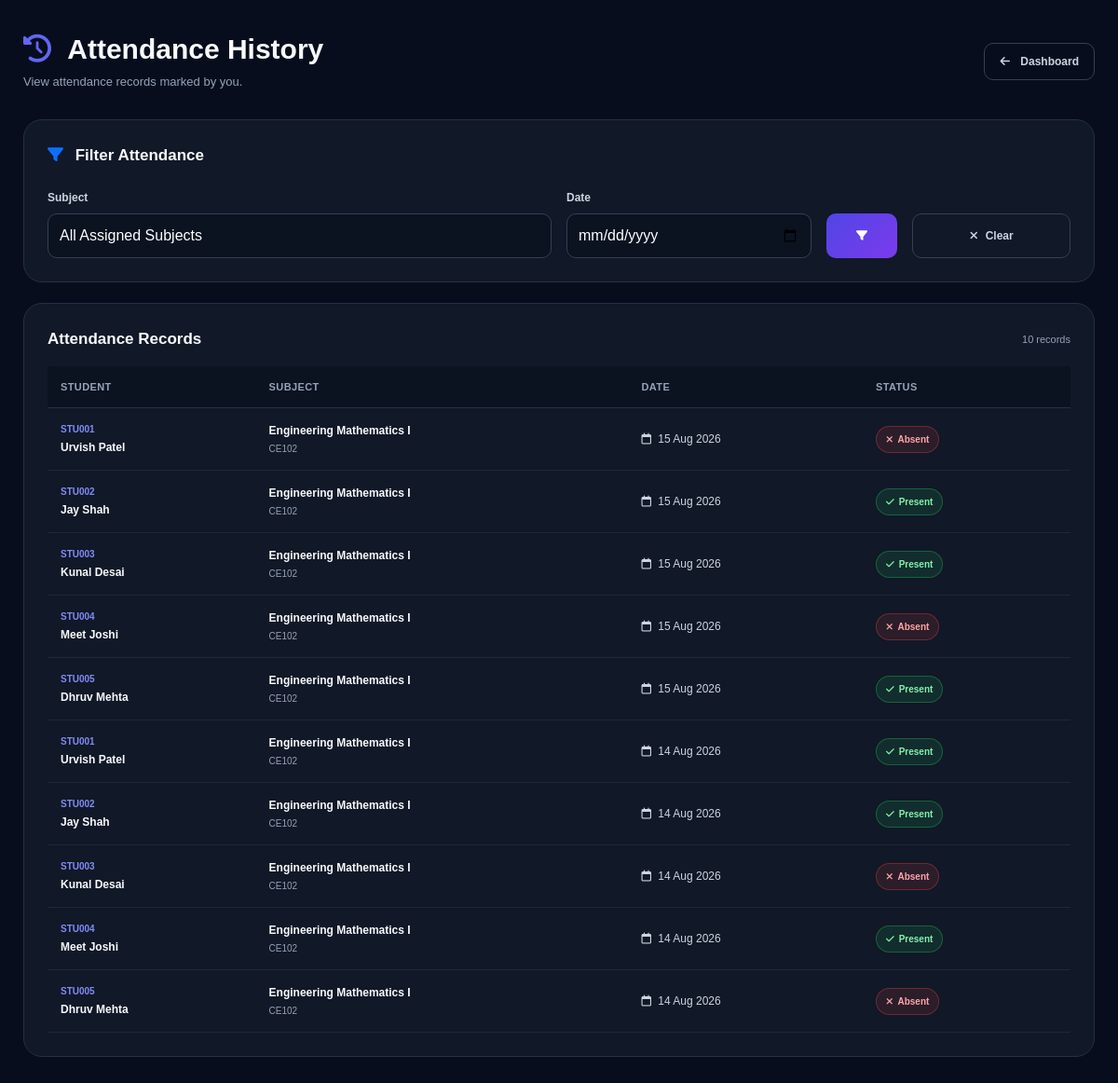
Page /attendance/history/ (signed in) on the committed database.
### attendance/models.py (models this page shows, shortened)
class Attendance(models.Model):
    STATUS_CHOICES = [
        ("PRESENT", "Present"),
        ("ABSENT", "Absent"),
    ]
    student = models.ForeignKey(
        Student,
        on_delete=models.CASCADE,
        related_name="attendance_records"
    )
    subject = models.ForeignKey(
        Subject,
        on_delete=models.CASCADE,
        related_name="attendance_records"
    )
    faculty = models.ForeignKey(
        Faculty,
        on_delete=models.PROTECT,
        related_name="attendance_records"
    )
    date = models.DateField()
    status = models.CharField(
        max_length=10,
        choices=STATUS_CHOICES
    )
    created_at = models.DateTimeField(
        auto_now_add=True
    )
    updated_at = models.DateTimeField(
        auto_now=True
    )
    class Meta:
        ordering = ["-date"]
        constraints = [
            models.UniqueConstraint(
                fields=[
                    "student",
                    "subject",
                    "date",
                ],
                name="unique_student_subject_date"
            )
        ]

### students/models.py (models this page shows, shortened)
class Student(models.Model):
    GENDER_CHOICES = [
        ("MALE", "Male"),
        ("FEMALE", "Female"),
        ("OTHER", "Other"),
    ]
    user = models.OneToOneField(
        User,
        on_delete=models.CASCADE,
        related_name="student_profile",
        blank=True,
        null=True,
    )
    student_id = models.CharField(
        max_length=30,
        unique=True
    )
    profile_photo = models.ImageField(
        upload_to="students/",
        blank=True,
        null=True
    )
    first_name = models.CharField(max_length=100)
    last_name = models.CharField(max_length=100)
    email = models.EmailField()
    phone = models.CharField(
        max_length=15,
        blank=True
    )
    date_of_birth = models.DateField(
        blank=True,
        null=True
    )
    gender = models.CharField(
        max_length=10,
        choices=GENDER_CHOICES,
        blank=True
    )
    address = models.TextField(
        blank=True
    )
    guardian_name = models.CharField(
        max_length=150,
        blank=True
    )
    guardian_phone = models.CharField(
        max_length=15,
        blank=True
    )
    department = models.ForeignKey(
        Department,
        on_delete=models.PROTECT,
        related_name="students"
    )
    course = models.ForeignKey(
        Course,
        on_delete=models.PROTECT,
        related_name="students"
    )
    semester = models.ForeignKey(
        Semester,
        on_delete=models.PROTECT,
        related_name="students"
    )
    academic_year = models.ForeignKey(
        AcademicYear,
        on_delete=models.PROTECT,
        related_name="students"
    )
    admission_date = models.DateField(
        auto_now_add=True
    )
    is_active = models.BooleanField(
        default=True
    )
    created_at = models.DateTimeField(
        auto_now_add=True
    )
    updated_at = models.DateTimeField(
        auto_now=True
    )
    class Meta:
        ordering = ["student_id"]
    @property
    def full_name(self):
        return f"{self.first_name} {self.last_name}".strip()

### academics/models.py (models this page shows, shortened)
class Subject(models.Model):
    SUBJECT_TYPES = [
        ("THEORY", "Theory"),
        ("PRACTICAL", "Practical"),
        ("LAB", "Lab"),
    ]
    course = models.ForeignKey(
        Course,
        on_delete=models.CASCADE,
        related_name="subjects"
    )
    semester = models.ForeignKey(
        Semester,
        on_delete=models.CASCADE,
        related_name="subjects"
    )
    name = models.CharField(max_length=150)
    code = models.CharField(max_length=30, unique=True)
    credits = models.PositiveIntegerField(default=3)
    subject_type = models.CharField(
        max_length=20,
        choices=SUBJECT_TYPES,
        default="THEORY"
    )
    is_active = models.BooleanField(default=True)
    class Meta:
        ordering = ["name"]

### attendance/views.py (the view)
@login_required
def attendance_history(request):
    try:
        faculty = request.user.faculty_profile
    except Faculty.DoesNotExist:
        messages.error(
            request,
            "Only Faculty can access attendance history."
        )
        return redirect("dashboard")
    records = (
        Attendance.objects
        .filter(
            faculty=faculty
        )
        .select_related(
            "student",
            "subject",
        )
        .order_by(
            "-date",
            "subject__name",
            "student__student_id",
        )
    )
    subject_id = request.GET.get(
        "subject"
    )
    selected_date = request.GET.get(
        "date"
    )
    if subject_id:
        records = records.filter(
            subject_id=subject_id
        )
    if selected_date:
        records = records.filter(
            date=selected_date
        )
    subjects = (
        Subject.objects
        .filter(
            faculty_assignments__faculty=faculty,
            faculty_assignments__is_active=True
        )
        .distinct()
    )
    context = {
        "faculty": faculty,
        "records": records,
        "subjects": subjects,
        "selected_subject":
            subject_id,
        "selected_date":
            selected_date,
    }
    return render(
        request,
        "attendance/attendance_history.html",
        context
    )

### notifications/context_processors.py (called while the page is built)
def unread_notifications(request):
    if request.user.is_authenticated:
        count = Notification.objects.filter(recipient=request.user, is_read=False).count()
        return {"unread_notifications_count": count}
    return {"unread_notifications_count": 0}

### templates/attendance/attendance_history.html (shortened to what this page needs)
<!DOCTYPE html>
<html lang="en">
<head>
    <link
        href="https://cdn.jsdelivr.net/npm/bootstrap@5.3.3/dist/css/bootstrap.min.css"
        rel="stylesheet"
    >
    <link
        rel="stylesheet"
        href="https://cdnjs.cloudflare.com/ajax/libs/font-awesome/6.7.2/css/all.min.css"
    >
</head>
<body>
<div class="container-box">
    <div class="page-header">
        <div>
            <h1 class="page-title">
                <i class="fa-solid fa-clock-rotate-left"></i>
                Attendance History
            </h1>
            <div class="subtitle">
                View attendance records marked by you.
            </div>
        </div>
        <a
            href="{% url 'faculty_dashboard' %}"
            class="back-btn"
        >
            <i class="fa-solid fa-arrow-left me-2"></i>
            Dashboard
        </a>
    </div>
    <div class="card-box">
        <div class="section-title">
            <i class="fa-solid fa-filter me-2 text-primary"></i>
            Filter Attendance
        </div>
        <form method="GET">
            <div class="row g-3">
                <div class="col-md-6">
                    <label class="form-label">
                        Subject
                    </label>
                    <select
                        name="subject"
                        class="form-select"
                    >
                        <option value="">
                            All Assigned Subjects
                        </option>
                    </select>
                </div>
                <div class="col-md-3">
                    <label class="form-label">
                        Date
                    </label>
                    <input
                        type="date"
                        name="date"
                        value="{{ selected_date|default:'' }}"
                        class="form-control"
                    >
                </div>
                <div class="col-md-1 d-flex align-items-end">
                    <button
                        type="submit"
                        class="filter-btn"
                        title="Filter"
                    >
                        <i class="fa-solid fa-filter"></i>
                    </button>
                </div>
                <div class="col-md-2 d-flex align-items-end">
                    <a
                        href="{% url 'attendance_history' %}"
                        class="clear-btn"
                    >
                        <i class="fa-solid fa-xmark me-2"></i>
                        Clear
                    </a>
                </div>
            </div>
        </form>
    </div>
    <div class="card-box">
        <div class="d-flex justify-content-between align-items-center mb-3">
            <div class="section-title mb-0">
                Attendance Records
            </div>
            <div class="record-count">
                {{ records|length }} records
            </div>
        </div>
        {% if records %}
            <div class="table-wrapper">
                <table class="attendance-table">
                    <thead>
                        <tr>
                            <th>
                                Student
                            </th>
                            <th>
                                Subject
                            </th>
                            <th>
                                Date
                            </th>
                            <th>
                                Status
                            </th>
                        </tr>
                    </thead>
                    <tbody>
                        {% for record in records %}
                            <tr>
                                <td>
                                    <div class="student-id">
                                        {{ record.student.student_id }}
                                    </div>
                                    <div class="student-name">
                                        {{ record.student.full_name }}
                                    </div>
                                </td>
                                <td>
                                    <div class="subject-name">
                                        {{ record.subject.name }}
                                    </div>
                                    {% if record.subject.code %}
                                        <div class="subject-code">
                                            {{ record.subject.code }}
                                        </div>
                                    {% endif %}
                                </td>
                                <td>
                                    <span class="date-text">
                                        <i class="fa-regular fa-calendar me-1"></i>
                                        {{ record.date|date:"d M Y" }}
                                    </span>
                                </td>
                                <td>
                                    {% if record.status == "PRESENT" %}
                                        <span class="present-badge">
                                            <i class="fa-solid fa-check"></i>
                                            Present
                                        </span>
                                    {% else %}
                                        <span class="absent-badge">
                                            <i class="fa-solid fa-xmark"></i>
                                            Absent
                                        </span>
                                    {% endif %}
                                </td>
                            </tr>
                        {% endfor %}
                    </tbody>
                </table>
            </div>
        {% endif %}
    </div>
</div>
</body>
</html>

### templates/attendance/attendance_history.html (style rules this page uses)
* { box-sizing: border-box; }
body { margin: 0; min-height: 100vh; background: #080d1d; color: #f8fafc; font-family: Arial, sans-serif; }
.container-box { max-width: 1250px; margin: auto; padding: 35px 25px 60px; }
.page-header { display: flex; justify-content: space-between; align-items: center; gap: 20px; margin-bottom: 30px; }
.page-title { font-size: 30px; font-weight: 800; margin: 0; }
.page-title i { color: #6366f1; margin-right: 10px; }
.subtitle { color: #94a3b8; font-size: 13px; margin-top: 7px; }
.back-btn { text-decoration: none; color: #cbd5e1; border: 1px solid #334155; padding: 10px 16px; border-radius: 10px; font-size: 12px; font-weight: 700; }
.card-box { background: #111827; border: 1px solid #243047; border-radius: 20px; padding: 25px; margin-bottom: 22px; }
.section-title { font-size: 17px; font-weight: 800; margin-bottom: 20px; }
.form-label { color: #cbd5e1; font-size: 12px; font-weight: 700; margin-bottom: 8px; }
.form-control, .form-select { height: 48px; background: #0b1220 !important; border: 1px solid #334155; color: white !important; border-radius: 10px; }
.form-select option { background: #111827; color: white; }
.filter-btn { height: 48px; width: 100%; border: none; border-radius: 10px; background: linear-gradient( 135deg, #4f46e5, #7c3aed ); color: white; font-size: 12px; font-weight: 800; }
.clear-btn { height: 48px; width: 100%; border: 1px solid #334155; border-radius: 10px; background: transparent; color: #cbd5e1; font-size: 12px; font-weight: 700; text-decoration: none; display: flex; align-items: center; justify-content: center; }
.table-wrapper { overflow-x: auto; }
.attendance-table { width: 100%; border-collapse: collapse; min-width: 750px; }
.attendance-table th { padding: 14px; text-align: left; background: #0b1220; color: #94a3b8; font-size: 11px; text-transform: uppercase; letter-spacing: .4px; border-bottom: 1px solid #263247; }
.attendance-table td { padding: 15px 14px; border-bottom: 1px solid #1e293b; font-size: 12px; vertical-align: middle; }
.student-id { color: #818cf8; font-size: 10px; font-weight: 700; }
.student-name { font-weight: 800; margin-top: 3px; }
.subject-name { font-weight: 700; }
.subject-code { color: #94a3b8; font-size: 10px; margin-top: 3px; }
.date-text { color: #cbd5e1; }
.present-badge { display: inline-flex; align-items: center; gap: 5px; padding: 6px 10px; border-radius: 20px; background: rgba(34,197,94,.12); border: 1px solid rgba(34,197,94,.35); color: #86efac; font-size: 10px; font-weight: 800; }
.absent-badge { display: inline-flex; align-items: center; gap: 5px; padding: 6px 10px; border-radius: 20px; background: rgba(239,68,68,.12); border: 1px solid rgba(239,68,68,.35); color: #fca5a5; font-size: 10px; font-weight: 800; }
.record-count { color: #94a3b8; font-size: 11px; }

### rows in the picture
Attendance: student.student_id "STU001", student.full_name "Urvish Patel", subject.name "Engineering Mathematics I", subject.code "CE102", date "15 Aug 2026", status "ABSENT" (drawn)
Attendance: student.student_id "STU002", student.full_name "Jay Shah", subject.name "Engineering Mathematics I", subject.code "CE102", date "15 Aug 2026", status "PRESENT" (drawn)
Attendance: student.student_id "STU003", student.full_name "Kunal Desai", subject.name "Engineering Mathematics I", subject.code "CE102", date "15 Aug 2026", status "PRESENT" (drawn)
Attendance: student.student_id "STU004", student.full_name "Meet Joshi", subject.name "Engineering Mathematics I", subject.code "CE102", date "15 Aug 2026", status "ABSENT" (drawn)
Attendance: student.student_id "STU005", student.full_name "Dhruv Mehta", subject.name "Engineering Mathematics I", subject.code "CE102", date "15 Aug 2026", status "PRESENT" (drawn)
Attendance: student.student_id "STU001", student.full_name "Urvish Patel", subject.name "Engineering Mathematics I", subject.code "CE102", date "14 Aug 2026", status "PRESENT" (drawn)
Attendance: student.student_id "STU002", student.full_name "Jay Shah", subject.name "Engineering Mathematics I", subject.code "CE102", date "14 Aug 2026", status "PRESENT" (drawn)
Attendance: student.student_id "STU003", student.full_name "Kunal Desai", subject.name "Engineering Mathematics I", subject.code "CE102", date "14 Aug 2026", status "ABSENT" (drawn)
Attendance: student.student_id "STU004", student.full_name "Meet Joshi", subject.name "Engineering Mathematics I", subject.code "CE102", date "14 Aug 2026", status "PRESENT" (drawn)
Attendance: student.student_id "STU005", student.full_name "Dhruv Mehta", subject.name "Engineering Mathematics I", subject.code "CE102", date "14 Aug 2026", status "ABSENT" (drawn)

### other values in the picture
{{ records|length }} "10"
